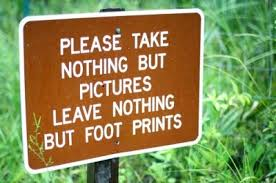
#> input picture material/text_sample.jpg, 276 x 183 px, given in place of wiiplay.mp4, which was not available
$ jupyter execute opencv_motion.ipynb   (text cells are left out)
#> lines starting #> are read from the running program, lines starting #| are printed output that depends on the picture; after the words box and inside, x2 and y2 are one past the last pixel; in counts of white or black regions, pixels touching at a corner belong together; pictures that were not available may be replaced by others from this repository, and a replacement may not be noted
[cell 1]
#dense optical flow
#https://docs.opencv.org/2.4/modules/video/doc/motion_analysis_and_object_tracking.html

import cv2
import numpy as np

def display_flow(img, flow, stride=10):
    for index in np.ndindex(flow[::stride, ::stride].shape[:2]): #(0,0), (0,1), ..., (1,1), .......
        pt1 = tuple(i*stride for i in index) #(0,0), (0,10), ..., (10,10), .......
        delta = flow[pt1].astype(np.int32)[::-1]
        pt2 = tuple(pt1 + 2*delta)
        if 2 <= cv2.norm(delta) <= 10:
            cv2.arrowedLine(img, pt1[::-1], pt2[::-1], (0,0,255), 1, cv2.LINE_AA, 0, 0.1)
    norm_opt_flow = np.linalg.norm(flow, axis=2)
    norm_opt_flow = cv2.normalize(norm_opt_flow, None, 0, 1, cv2.NORM_MINMAX)
    cv2.imshow('optical flow', img)
    cv2.imshow('optical flow magnitude', norm_opt_flow)
    k = cv2.waitKey(1)
    if k == 27:
        return 1
    else:
        return 0

cap = cv2.VideoCapture("wiiplay.mp4")
frame_seq = 3100
cap.set(cv2.CAP_PROP_POS_FRAMES , frame_seq)
_ , prev_frame = cap.read()
#> prev_frame is the input picture: shape (183, 276, 3); mean B, G, R 86.2, 140.3, 136.8
prev_frame = cv2.cvtColor(prev_frame, cv2.COLOR_BGR2GRAY)
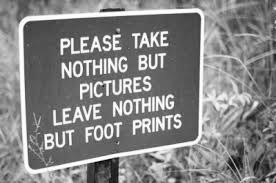
#> prev_frame: shape (183, 276); min 2, max 255, mean 133.1
prev_frame = cv2.resize(prev_frame, (0,0), None, 0.5, 0.5)
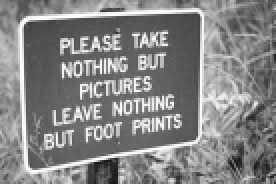
#> prev_frame: shape (92, 138) (shown 2 times larger); min 21, max 254, mean 133.2
first_frame = True

while True:
    status_cap, frame = cap.read()
    frame = cv2.resize(frame, (0,0), None, 0.5, 0.5)
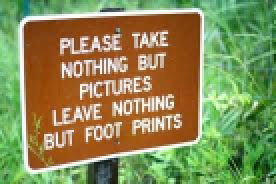
#> frame: shape (92, 138, 3) (shown 2 times larger); mean B, G, R 86.3, 140.5, 136.7
    if not status_cap:
        break
    gray = cv2.cvtColor(frame, cv2.COLOR_BGR2GRAY)
    #use cv2.calcOpticalFlowPyrLK() for sparse optical flow
    if first_frame:
        opt_flow = cv2.calcOpticalFlowFarneback(prev_frame, gray, None, 0.5, 5, 13, 10, 5, 1.1, cv2.OPTFLOW_FARNEBACK_GAUSSIAN)
        first_frame = False
    else:
        opt_flow = cv2.calcOpticalFlowFarneback(prev_frame, gray, opt_flow, 0.5, 5, 13, 10, 5, 1.1, cv2.OPTFLOW_USE_INITIAL_FLOW)
    prev_frame = np.copy(gray)
    if display_flow(frame, opt_flow):
#> the loop in display_flow, `for index in np.ndindex(flow[::stride, ::stride].shape[:2]):` made 140 passes
#> pt2 on passes 1 to 12: (0, 0), (0, 10), (0, 20), (0, 30), (0, 40), (0, 50), (0, 60), (0, 70), (0, 80), (0, 90), (0, 100), (0, 110)
#> in display_flow, `norm_opt_flow = np.linalg.norm(flow, axis=2)`:
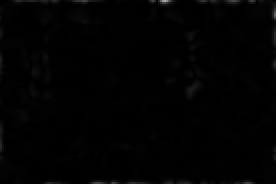
#> norm_opt_flow: shape (92, 138) float32 (shown 2 times larger); min 9.6e-06, max 0.661, mean 0.00927
#> (key Esc is pressed here)
        break;
cv2.destroyAllWindows()

[cell 2]
#CamShift
#not covered in class
#https://docs.opencv.org/3.4/d7/d00/tutorial_meanshift.html

import sys
import cv2
import numpy as np
class ObjectTracker():
    def __init__(self):
        # Initialize the video capture object
        # 0 -> indicates that frame should be captured
        # from webcam
        self.cap = cv2.VideoCapture(0)
        # Capture the frame from the webcam
        ret, self.frame = self.cap.read()
        # Downsampling factor for the input frame
        self.scaling_factor = 0.8
        self.frame = cv2.resize(self.frame, None, fx=self.scaling_factor, fy=self.scaling_factor)
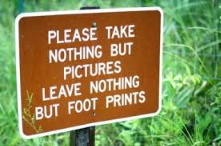
#> self.frame: shape (146, 221, 3); mean B, G, R 86.1, 140.2, 136.8
        cv2.namedWindow('Object Tracker')
        cv2.setMouseCallback('Object Tracker', self.mouse_event)
        self.selection = None
        self.drag_start = None
        self.tracking_state = 0
    # Method to track mouse events
    def mouse_event(self, event, x, y, flags, param):
        x, y = np.int16([x, y])
        # Detecting the mouse button down event
        if event == cv2.EVENT_LBUTTONDOWN:
            self.drag_start = (x, y)
            self.tracking_state = 0
        if self.drag_start:
            if event == cv2.EVENT_MOUSEMOVE:
                h, w = self.frame.shape[:2]
                xo, yo = self.drag_start
                x0, y0 = np.maximum(0, np.minimum([xo, yo], [x, y]))
                x1, y1 = np.minimum([w, h], np.maximum([xo, yo], [x, y]))
                self.selection = None
                if x1-x0 > 0 and y1-y0 > 0:
                    self.selection = (x0, y0, x1, y1)
            elif event == cv2.EVENT_LBUTTONUP:
                self.drag_start = None
                if self.selection is not None:
                    self.tracking_state = 1
    # Method to start tracking the object
    def start_tracking(self):
        # Iterate until the user presses the Esc key
        while True:
            # Capture the frame from webcam
            ret, self.frame = self.cap.read()
            # Resize the input frame
            self.frame = cv2.resize(self.frame, None, fx=self.scaling_factor, fy=self.scaling_factor)
            vis = self.frame.copy()
            # Convert to HSV color space
            hsv = cv2.cvtColor(self.frame, cv2.COLOR_BGR2HSV)
#> hsv: shape (146, 221, 3); mean H, S, V 36.8, 137.6, 167
                                    # Create the mask based on predefined thresholds.
            mask = cv2.inRange(hsv, np.array((0., 60., 32.)), np.array((180., 255., 255.)))
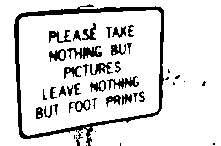
#> mask: shape (146, 221); 86.8% white; 44 black regions (15 under 20 px), largest, box (x1, y1, x2, y2) and area: (14, 4, 164, 146) 2053, (67, 46, 102, 59) 226, (107, 76, 139, 90) 177
            if self.selection:
                x0, y0, x1, y1 = self.selection
                self.track_window = (x0, y0, x1-x0, y1-y0)
                hsv_roi = hsv[y0:y1, x0:x1]
                mask_roi = mask[y0:y1, x0:x1]
                # Compute the histogram
                hist = cv2.calcHist( [hsv_roi], [0], mask_roi, [16], [0, 180] )
                # Normalize and reshape the histogram
                cv2.normalize(hist, hist, 0, 255, cv2.NORM_MINMAX);
                self.hist = hist.reshape(-1)
                vis_roi = vis[y0:y1, x0:x1]
                cv2.bitwise_not(vis_roi, vis_roi)
                vis[mask == 0] = 0
            if self.tracking_state == 1:
                self.selection = None
                # Compute the histogram back projection
                prob = cv2.calcBackProject([hsv], [0], self.hist, [0, 180], 1)
                prob &= mask
                term_crit = ( cv2.TERM_CRITERIA_EPS | cv2.TERM_CRITERIA_COUNT, 10, 1 )
                # Apply CAMShift on 'prob'
                track_box, self.track_window = cv2.CamShift(prob, self.track_window, term_crit)
                                                            # Draw an ellipse around the object
                cv2.ellipse(vis, track_box, (0, 255, 0), 2)
            cv2.imshow('Object Tracker', vis)
            c = cv2.waitKey(delay=5)
#> (key Esc is pressed here)
            if c == 27:
                break
        self.cap.release()
        cv2.destroyAllWindows()

if __name__ == '__main__':
    ObjectTracker().start_tracking()
